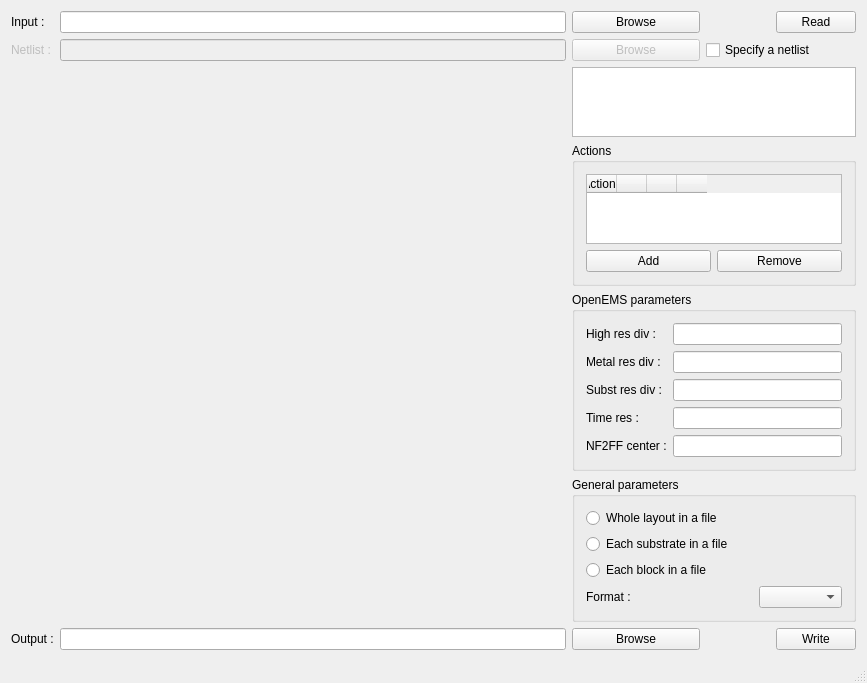
<?xml version="1.0" encoding="UTF-8"?>
<ui version="4.0">
 <class>MainWindow</class>
 <widget class="QMainWindow" name="MainWindow">
  <property name="geometry">
   <rect>
    <x>0</x>
    <y>0</y>
    <width>867</width>
    <height>560</height>
   </rect>
  </property>
  <property name="windowTitle">
   <string>Qucs-RFlayout</string>
  </property>
  <widget class="QWidget" name="w_main">
   <layout class="QGridLayout" name="gl_main">
    <item row="1" column="4" colspan="2">
     <widget class="QCheckBox" name="cb_specify_netlist">
      <property name="focusPolicy">
       <enum>Qt::NoFocus</enum>
      </property>
      <property name="text">
       <string>Specify a netlist</string>
      </property>
      <property name="toolTip">
       <string>Specify a netlist to use instead of calling Qucs to create it from the schematic</string>
      </property>
     </widget>
    </item>
    <item row="0" column="1">
     <widget class="QLineEdit" name="le_path_in"/>
    </item>
    <item row="1" column="1">
     <widget class="QLineEdit" name="le_path_net">
      <property name="enabled">
       <bool>false</bool>
      </property>
     </widget>
    </item>
    <item row="2" column="2" colspan="4">
     <widget class="QTextBrowser" name="tb_log"/>
    </item>

    <item row="3" column="2" rowspan="5" colspan="4">
     <widget class="QGroupBox" name="gb_actions">
      <property name="title">
       <string>Actions</string>
      </property>
      <layout class="QGridLayout" name="gl_actions">

       <item row="0" column="0" rowspan="5" colspan="2">
        <widget class="QTableWidget" name="tw_actions">
         <property name="alternatingRowColors">
          <bool>true</bool>
         </property>
         <property name="columnCount">
          <number>4</number>
         </property>
         <attribute name="verticalHeaderVisible">
          <bool>false</bool>
         </attribute>
         <attribute name="horizontalHeaderVisible">
          <bool>true</bool>
         </attribute>
         <attribute name="horizontalHeaderDefaultSectionSize">
          <number>30</number>
         </attribute>
         <attribute name="horizontalHeaderMinimumSectionSize">
          <number>10</number>
         </attribute>
         <column>
          <property name="text">
           <string>Actions</string>
          </property>
         </column>
         <column>
          <property name="text">
           <string/>
          </property>
         </column>
         <column>
          <property name="text">
           <string/>
          </property>
         </column>
         <column>
          <property name="text">
           <string/>
          </property>
         </column>
        </widget>
       </item>
    <item row="6" column="0">
     <widget class="QPushButton" name="pb_add">
      <property name="text">
       <string>Add</string>
      </property>
     </widget>
    </item>
    <item row="6" column="1">
     <widget class="QPushButton" name="pb_remove">
      <property name="text">
       <string>Remove</string>
      </property>
     </widget>
    </item>

      </layout>
     </widget>
    </item>

    <item row="8" column="2" rowspan="5" colspan="4">
     <widget class="QGroupBox" name="gb_oems">
      <property name="title">
       <string>OpenEMS parameters</string>
      </property>
      <layout class="QGridLayout" name="gl_oems">
       <item row="0" column="2">
        <widget class="QLabel" name="l_oems_highres_div">
         <property name="toolTip">
          <string>High mesh resolution divisor</string>
         </property>
         <property name="text">
          <string>High res div :</string>
         </property>
        </widget>
       </item>
       <item row="1" column="2">
        <widget class="QLabel" name="l_oems_metalres_div">
         <property name="toolTip">
          <string>Metal mesh resolution divisor</string>
         </property>
         <property name="text">
          <string>Metal res div :</string>
         </property>
        </widget>
       </item>
       <item row="2" column="2">
        <widget class="QLabel" name="l_oems_substres_div">
         <property name="toolTip">
          <string>Substrate mesh resolution divisor</string>
         </property>
         <property name="text">
          <string>Subst res div :</string>
         </property>
        </widget>
       </item>
       <item row="3" column="2">
        <widget class="QLabel" name="l_oems_timeres">
         <property name="toolTip">
          <string>Timestep number before forced simulation end</string>
         </property>
         <property name="text">
          <string>Time res :</string>
         </property>
        </widget>
       </item>
       <item row="4" column="2">
        <widget class="QLabel" name="l_oems_nf2ff_center">
         <property name="toolTip">
          <string>Far field radiation center
Should be a component label</string>
         </property>
         <property name="text">
          <string>NF2FF center :</string>
         </property>
        </widget>
       </item>
       <item row="0" column="5">
        <widget class="QLineEdit" name="le_oems_highres_div"/>
       </item>
       <item row="1" column="5">
        <widget class="QLineEdit" name="le_oems_metalres_div"/>
       </item>
       <item row="2" column="5">
        <widget class="QLineEdit" name="le_oems_substres_div"/>
       </item>
       <item row="3" column="5">
        <widget class="QLineEdit" name="le_oems_timeres"/>
       </item>
       <item row="4" column="5">
        <widget class="QLineEdit" name="le_oems_nf2ff_center">
         <property name="acceptDrops">
          <bool>true</bool>
         </property>
        </widget>
       </item>
      </layout>
     </widget>
    </item>
    <item row="1" column="2" colspan="2">
     <widget class="QPushButton" name="pb_browse_net">
      <property name="enabled">
       <bool>false</bool>
      </property>
      <property name="text">
       <string>Browse</string>
      </property>
     </widget>
    </item>
    <item row="2" column="0" rowspan="15" colspan="2">
     <widget class="Preview" name="glw_preview" native="true"/>
    </item>
    <item row="0" column="2" colspan="2">
     <widget class="QPushButton" name="pb_browse_in">
      <property name="text">
       <string>Browse</string>
      </property>
     </widget>
    </item>
    <item row="0" column="0">
     <widget class="QLabel" name="l_input">
      <property name="text">
       <string>Input :</string>
      </property>
     </widget>
    </item>
    <item row="1" column="0">
     <widget class="QLabel" name="l_netlist">
      <property name="enabled">
       <bool>false</bool>
      </property>
      <property name="text">
       <string>Netlist :</string>
      </property>
     </widget>
    </item>
    <item row="0" column="5">
     <widget class="QPushButton" name="pb_read">
      <property name="text">
       <string>Read</string>
      </property>
     </widget>
    </item>

    <item row="13" column="2" rowspan="4" colspan="4">
     <widget class="QGroupBox" name="gb_general">
      <property name="title">
       <string>General parameters</string>
      </property>
      <layout class="QGridLayout" name="gl_general">
       <item row="0" column="1" colspan="3">
        <widget class="QRadioButton" name="rb_export_whole">
         <property name="focusPolicy">
          <enum>Qt::NoFocus</enum>
         </property>
         <property name="text">
          <string>Whole layout in a file</string>
         </property>
        </widget>
       </item>
       <item row="1" column="1" colspan="3">
        <widget class="QRadioButton" name="rb_export_each_subst">
         <property name="focusPolicy">
          <enum>Qt::NoFocus</enum>
         </property>
         <property name="text">
          <string>Each substrate in a file</string>
         </property>
        </widget>
       </item>
       <item row="2" column="1" colspan="3">
        <widget class="QRadioButton" name="rb_export_each_block">
         <property name="focusPolicy">
          <enum>Qt::NoFocus</enum>
         </property>
         <property name="text">
          <string>Each block in a file</string>
         </property>
        </widget>
       </item>
       <item row="3" column="1" colspan="2">
        <widget class="QLabel" name="l_format">
         <property name="text">
          <string>Format :</string>
         </property>
        </widget>
       </item>
       <item row="3" column="3">
        <widget class="QComboBox" name="cb_format"/>
       </item>
      </layout>
     </widget>
    </item>

    <item row="17" column="0">
     <widget class="QLabel" name="l_output">
      <property name="text">
       <string>Output :</string>
      </property>
     </widget>
    </item>
    <item row="17" column="1">
     <widget class="QLineEdit" name="le_path_out"/>
    </item>
    <item row="17" column="2" colspan="2">
     <widget class="QPushButton" name="pb_browse_out">
      <property name="text">
       <string>Browse</string>
      </property>
     </widget>
    </item>
    <item row="17" column="5">
     <widget class="QPushButton" name="pb_write">
      <property name="text">
       <string>Write</string>
      </property>
     </widget>
    </item>

   </layout>
  </widget>
  <widget class="QMenuBar" name="menuBar">
   <property name="geometry">
    <rect>
     <x>0</x>
     <y>0</y>
     <width>867</width>
     <height>25</height>
    </rect>
   </property>
  </widget>
  <widget class="QStatusBar" name="statusBar"/>
 </widget>
 <layoutdefault spacing="6" margin="11"/>
 <customwidgets>
  <customwidget>
   <class>Preview</class>
   <extends>QWidget</extends>
   <header>preview.hpp</header>
  </customwidget>
 </customwidgets>
 <resources/>
 <connections/>
</ui>
